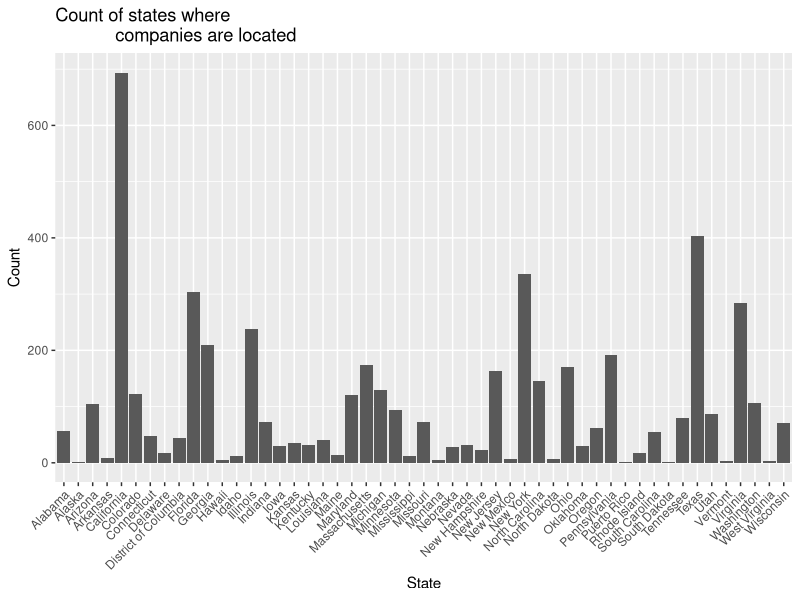
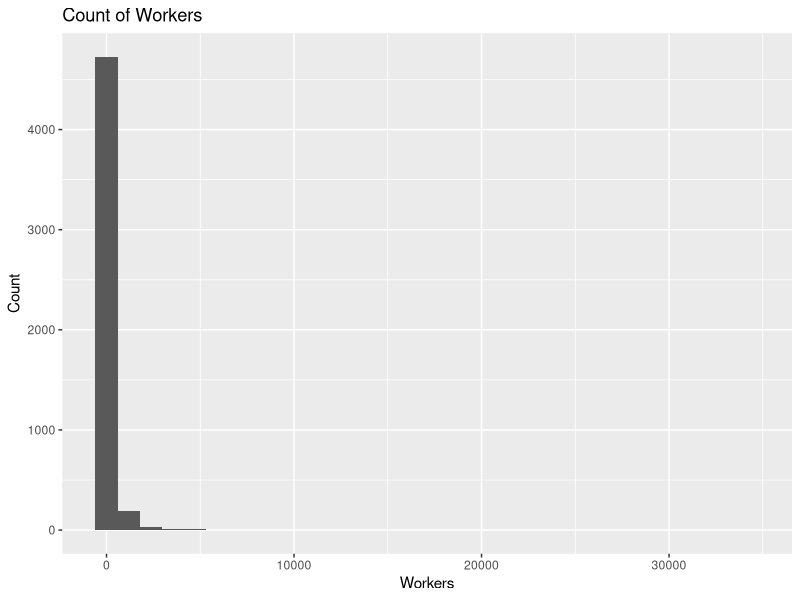
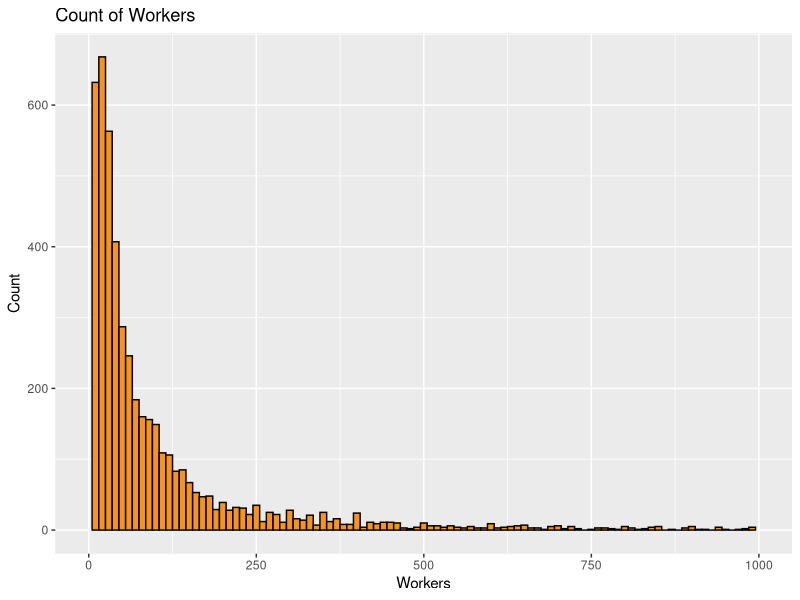
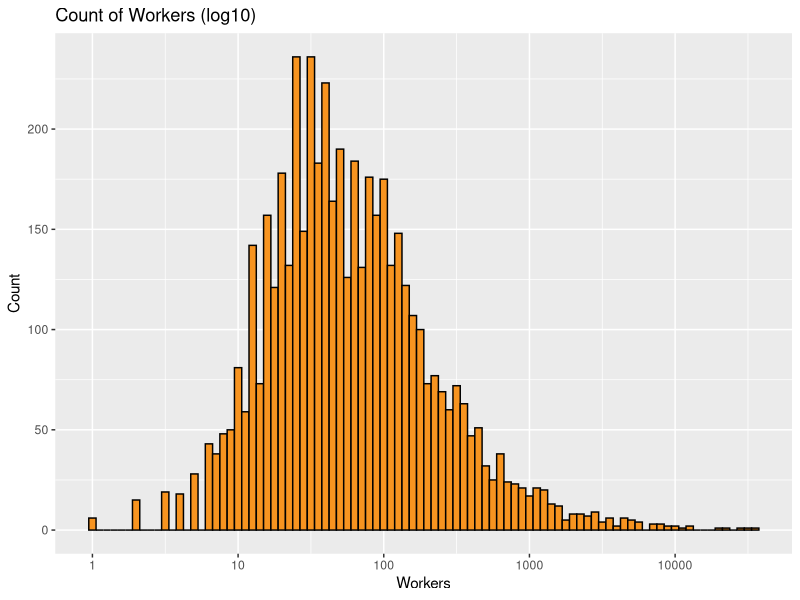
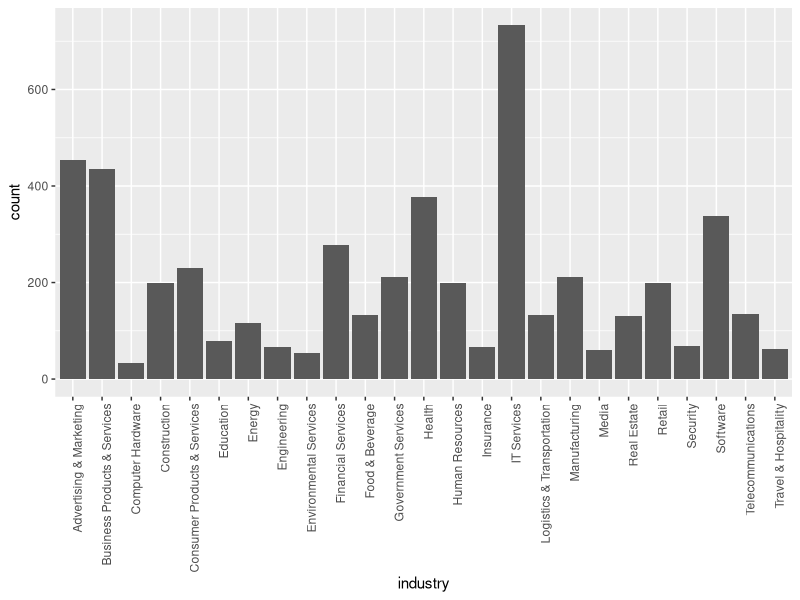
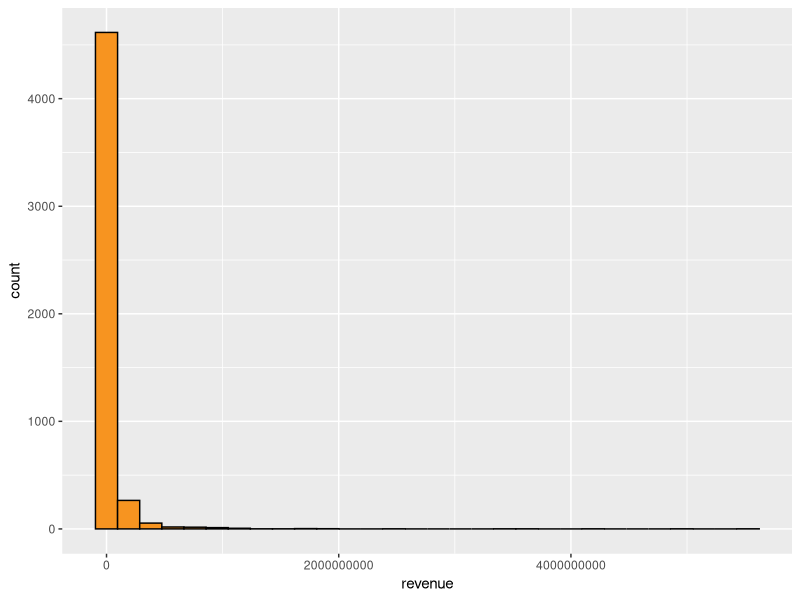
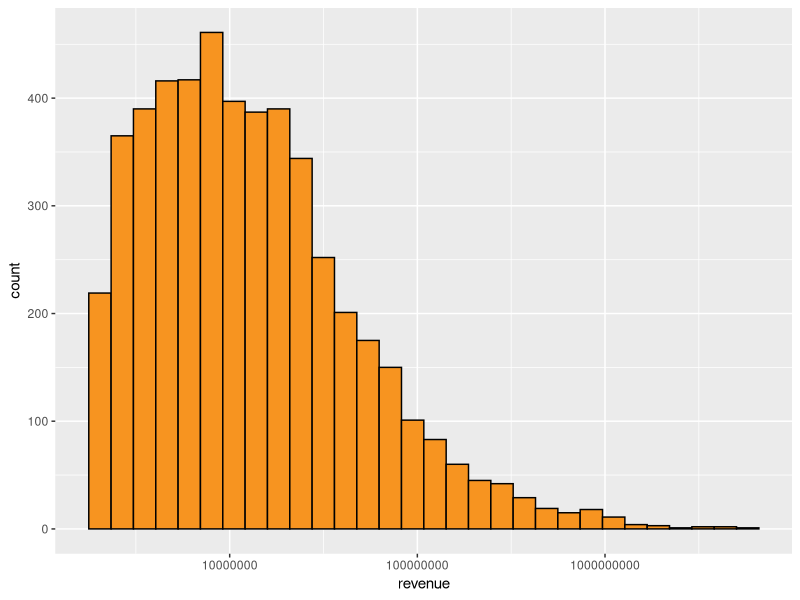
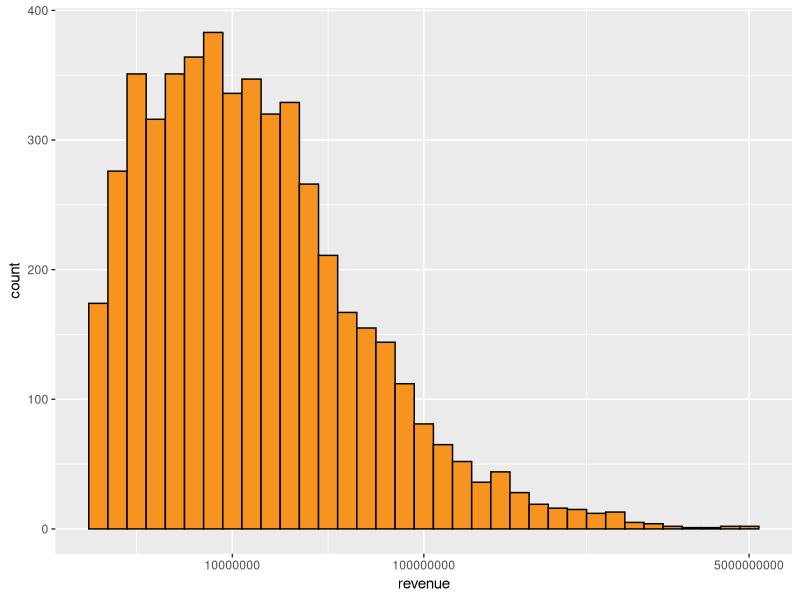

Source code (R) for these figures, in order: (Note: this script raises an error after producing the figures.)
## ---- chunk 1
# Load all of the packages that you end up using
# in your analysis in this code chunk.

# Notice that the parameter "echo" was set to FALSE for this code chunk.
# This prevents the code from displaying in the knitted HTML output.
# You should set echo=FALSE for all code chunks in your file.

library(ggplot2)
library(GGally)
# eliminates scientific notation when printing large numbers
options(scipen=999)
## ---- chunk 2
# Load the Data into "companies"
# See WrangleInc5000.py for python code that cleaned and
# subsetted original CSV before importing to R

getwd()
setwd("/Users/horsepower/Dropbox/Udacity/NanoDA/EDAwithR/Project3/")
companies <- read.csv("Inc5000_Companies_2014_subset.csv")
# Rename the first column with a null variable name to "rowNum"
names(companies)[names(companies) == 'X'] <- 'row_num'
## ---- chunk 3
names(companies)
## ---- chunk 4
dim(companies)
## ---- chunk 5
str(companies)
# Change rank to ordered factor since the variable 
# is categorical and order matters
companies$rank <- as.ordered(companies$rank)
companies$rank <- ordered(companies$rank, levels=rev(levels(companies$rank)))

## ---- chunk 6
levels(companies$state_l)
## ---- chunk 7
levels(companies$state_l)
## ---- chunk 8
summary(companies)
## ---- chunk 9
ggplot(data = companies, aes(x = state_l)) +
    geom_bar() +
    xlab("State") + 
    ylab("Count") +
    # densely packed x axis labels need spacing
    theme(axis.text.x = element_text(angle = 45, 
                                     hjust = 1)) +
    ggtitle("Count of states where 
            companies are located")

## ---- chunk 10
ggplot(data = companies, aes(x = workers)) +
    geom_histogram() +
    xlab("Workers") + 
    ylab("Count") +
    ggtitle("Count of Workers")
## ---- chunk 11
ggplot(data = companies, aes(x = workers)) +
    geom_histogram(binwidth = 10, 
                   color = 'black', fill = '#F79420') +
    # cut out some outliers
    xlim(0, 1000) +
    xlab("Workers") + 
    ylab("Count") +
    ggtitle("Count of Workers")

## ---- chunk 12
ggplot(data = companies, aes(x = workers)) +
    geom_histogram(binwidth = .05,
                   color = 'black', fill = '#F79420') +
    scale_x_log10() +
    xlab("Workers") + 
    ylab("Count") +
    ggtitle("Count of Workers (log10)")

summary(companies$workers)

## ---- chunk 13
ggplot(data = companies, aes(x = industry)) +
    geom_bar() +
    theme(axis.text.x = element_text(angle = 90, 
                                     hjust = 1))
## ---- chunk 14
ggplot(data = companies, aes(x = revenue)) +
    geom_histogram(color = 'black', fill = '#F79420')

ggplot(data = companies, aes(x = revenue)) +
    geom_histogram(color = 'black', fill = '#F79420') +
    scale_x_log10()

range <- range(companies$revenue)

ggplot(data = companies, aes(x = revenue)) +
    geom_histogram(color = 'black', fill = '#F79420', binwidth = 0.1) +
    scale_x_continuous(trans = "log10",  
                       breaks = c(1000000, 10000000, 100000000, 5000000000))
## ---- chunk 15
ggplot(data = companies, aes(x = growth)) +
    geom_histogram(binwidth = 10,
                   color = 'black', fill = '#F79420') +
    scale_x_continuous(limits = c(0, 1000))

message("The long tail skew to the right justifies log10 transformation.")

ggplot(data = companies, aes(x = growth)) +
    geom_histogram(binwidth = 0.05,
                   color = 'black', fill = '#F79420') +
    scale_x_log10()

summary(companies$growth)
## ---- chunk 16
freqp.growth <- ggplot(data = companies, aes(x = growth)) +
    geom_freqpoly() +
    scale_x_log10()

freqp.revenue <- ggplot(data = companies, aes(x = revenue)) +
    geom_freqpoly() +
    scale_x_log10() +
    scale_y_continuous(limits = c(0, 600))

library(gridExtra)

grid.arrange(freqp.growth, freqp.revenue, nrow = 1)

dens.growth <- ggplot(data = companies, aes(x = growth)) +
    geom_density() +
    scale_x_log10()

dens.revenue <- ggplot(data = companies, aes(x = revenue)) +
    geom_density() +
    scale_x_log10() +
    scale_y_continuous(limits = c(0, 1))

grid.arrange(dens.growth, dens.revenue, nrow = 1)


## ---- chunk 17
companies$revenue2013 <- companies$revenue/((companies$growth/100) + 1)
head(companies$revenue2013)

companies$growth_dollar <- companies$revenue - companies$revenue2013
head(companies$growth_dollar)

# renames original columns for clarity
names(companies)[names(companies) == 'revenue'] <- 'revenue2014'
names(companies)[names(companies) == 'growth'] <- 'growth_percentage'
## ---- chunk 18
# Population numbers have commas separating the thousands place. 
# Must convert population to numeric to perform arithmetic 
population <- read.csv("state_population_census.csv", stringsAsFactors=FALSE)
head(population)
## ---- chunk 19
library(dplyr)
state_growth <- companies %>%
    group_by(state_l) %>%
    summarise(state_growth_dollar = sum(growth_dollar)) %>%
    ungroup() %>%
    arrange(state_l)
state_growth <- merge(x = state_growth, 
                      y = subset(population, 
                                 select = c("Geographic_Area", "Est_2014")), 
                      by.x = "state_l", by.y = "Geographic_Area")
names(state_growth)[names(state_growth) == 'Est_2014'] <- 'state_population2014'

state_growth$state_population2014 <- as.numeric(gsub(",", "", 
                                                     state_growth$state_population2014))
state_growth$growth_per_capita <- state_growth$state_growth_dollar/
                                    state_growth$state_population2014
state_growth <- arrange(state_growth, desc(state_growth_dollar))

## ---- chunk 20
names(state_growth)
str(state_growth)
## ---- chunk 21
str(state_growth)
str(companies)
## ---- chunk 22
str(companies)

companies_matrix_subset <- subset(companies, select = c(-row_num, -id, -rank, -company, -url, -state_l, -state_s, -city, -metro))
str(companies_matrix_subset)
library(GGally)
library(ggplot2)
theme_set(theme_minimal(20))

head(companies_matrix_subset)
ggpairs(companies_matrix_subset)
# sample_n(companies_matrix_subset, 1000)
ggpairs(companies_matrix_subset, 
        upper = list(continuous = "density", combo = "dot", discrete = "ratio"),
        lower = list(continuous = "points", combo = "box", discrete = "facetbar")) +
    theme(axis.text.x = element_text(size = 8))
ggpairs(companies_matrix_subset, 
        upper = list(continuous = "cor", combo = "facethist", discrete = "ratio"),
        lower = list(continuous = "smooth", combo = "denstrip", discrete = "facetbar"),
        diag = list(continuous = "bar", discrete = "bar"))

ggpairs(state_growth)
ggpairs(state_growth,
        upper = list(continuous = "cor", combo = "facethist", discrete = "ratio"),
        lower = list(continuous = "smooth", combo = "denstrip", discrete = "facetbar"),
        diag = list(continuous = "bar", discrete = "bar"))
ggpairs(state_growth,
        upper = list(continuous = "density", combo = "dot", discrete = "ratio"),
        lower = list(continuous = "points", combo = "box", discrete = "facetbar"),
        diag = list(continuous = "bar", discrete = "bar"))

## ---- chunk 23

library(scales)
ggplot(data = state_growth, aes(x = state_growth_dollar)) +
    geom_histogram(color = 'black', fill = '#F79420') +
    scale_x_continuous(name = "State Growth Dollars", labels = comma)

ggplot(data = state_growth, aes(x = growth_per_capita)) +
    geom_histogram(color = 'black', fill = '#F79420') +
    scale_x_continuous(name = "State Growth per capita")

state_growth <- arrange(state_growth, desc(growth_per_capita))
## ---- chunk 24
ggplot(data = state_growth, aes(x = state_l, y = growth_per_capita)) +
    geom_bar(stat = "identity", color = 'black', fill = '#F79420') +
    theme(text = element_text(size=14),
          axis.text.x = element_text(angle = 90, hjust = 1)) 

state_growth <- arrange(state_growth, desc(growth_per_capita))

ggplot(data = state_growth, aes(x = factor(state_l, levels = state_l), 
                                y = growth_per_capita)) +
    geom_bar(stat = "identity", color = 'black', fill = '#F79420') +
    xlab("State") + 
    ylab("Fast growth dollars per capita") +
    # densely packed x axis labels need spacing
    theme(text = element_text(size=14),
          axis.text.x = element_text(angle = 90, hjust = 1)) 
    ggtitle("Revenue growth by state, normalized by population")
## ---- chunk 25
ggplot(data = companies, aes(x = revenue2014, y = growth_dollar)) +
    geom_point()

cor.test(companies$revenue2014, companies$growth_dollar)

## ---- chunk 26
ggplot(data = companies, aes(x = revenue2013, y = growth_dollar)) +
    geom_point()
cor.test(companies$revenue2013, companies$growth_dollar)

ggplot(data = companies, aes(x = revenue2013, y = growth_percentage)) +
    geom_point()
## ---- chunk 27
ggplot(data = companies, aes(x = revenue2014, y = growth_percentage)) +
    geom_point()

ggplot(data = companies, aes(x = revenue2014/1000000, y = growth_percentage)) +
    geom_point() +
    scale_x_continuous(limits = c(0, 1300), aes(x = "Revenue (Millions)")) +
    scale_y_continuous(limits = c(0, 15000), aes(y = "Growth (percent)"))

ggplot(data = companies, aes(x = revenue2014/1000000, y = growth_percentage)) +
    geom_jitter(alpha = 1/5) +
    scale_x_continuous(limits = c(0, 500), aes(x = "Revenue (Millions)")) +
    scale_y_continuous(limits = c(0, 5000), aes(y = "Growth (percent)")) + 
    scale_x_log10()

ggplot(data = companies, aes(x = revenue2014/1000000, y = growth_percentage)) +
    geom_jitter(alpha = 1/2) +
    scale_x_continuous(limits = c(0, 100), aes(x = "Revenue (Millions)")) +
    scale_y_continuous(limits = c(0, 1000), aes(y = "Growth (percent)")) + 
    scale_x_log10()

## ---- chunk 28
ggplot(data = companies, aes(x = yrs_on_list, y = revenue2014)) +
    geom_point()

ggplot(data = companies, aes(x = yrs_on_list, y = revenue2014)) +
    geom_jitter(alpha = 1/5) +
    scale_y_continuous(limits = c(0, 500000000))

cor.test(companies$yrs_on_list, companies$revenue2014)
cor.test(companies$yrs_on_list, companies$revenue2013)
## ---- chunk 29
ggplot(data = companies, aes(x = industry, y = growth_dollar)) +
    geom_jitter(alpha = 1/4) +
    scale_y_continuous(limits = c(0, 150000000)) + 
    theme(text = element_text(size=14),
          axis.text.x = element_text(angle = 90, hjust = 1)) 

ggplot(data = companies, aes(x = industry, y = growth_percentage)) +
    geom_jitter(alpha = 1/4) +
    scale_y_continuous(limits = c(0, 7500)) + 
    theme(text = element_text(size=14),
          axis.text.x = element_text(angle = 90, hjust = 1)) 

ggplot(data = companies, aes(x = industry, y = growth_dollar)) +
    geom_boxplot() +
    scale_y_continuous(limits = c(0, 60000000)) + 
    theme(text = element_text(size=14),
          axis.text.x = element_text(angle = 90, hjust = 1)) 

ggplot(data = companies, aes(x = industry, y = growth_percentage)) +
    geom_boxplot() +
    scale_y_continuous(limits = c(0, 1000)) + 
    theme(text = element_text(size=14),
          axis.text.x = element_text(angle = 90, hjust = 1)) 

ggplot(data = companies, aes(x = industry, y = revenue2014)) +
    geom_jitter(alpha = 1/4) +
    scale_y_continuous(limits = c(0, 500000000)) + 
    theme(text = element_text(size=14),
          axis.text.x = element_text(angle = 90, hjust = 1)) 

ggplot(data = companies, aes(x = industry, y = revenue2013)) +
    geom_jitter(alpha = 1/4) +
    scale_y_continuous(limits = c(0, 500000000)) + 
    theme(text = element_text(size=14),
          axis.text.x = element_text(angle = 90, hjust = 1)) 
## ---- chunk 30
ggplot(data = companies, aes(x = workers, y = growth_dollar)) +
    geom_jitter(alpha = 1/3, color = 'steelblue') +
    scale_x_continuous(limits = c(0, 250)) +
    scale_y_continuous(limits = c(0, 50000000)) + 
    theme(text = element_text(size=14),
          axis.text.x = element_text(angle = 90, hjust = 1)) 

ggplot(data = companies, aes(x = workers, y = growth_dollar)) +
    geom_jitter(alpha = 1/3, color = 'steelblue') +
    scale_x_continuous(limits = c(0, 250)) +
    scale_y_continuous(limits = c(0, 50000000)) + 
    geom_line(stat = 'summary', fun.y = median) + 
    theme(text = element_text(size=14),
          axis.text.x = element_text(angle = 90, hjust = 1)) 
str(companies)

cor.test(companies$workers, companies$growth_dollar)

ggplot(data = companies, aes(x = workers, y = growth_percentage)) +
    geom_jitter(alpha = 1/3, color = 'steelblue') +
    scale_x_continuous(limits = c(0, 250)) +
    scale_y_continuous(limits = c(0, 2000)) + 
    theme(text = element_text(size=14),
          axis.text.x = element_text(angle = 90, hjust = 1))

ggplot(data = companies, aes(x = workers, y = growth_percentage)) +
    geom_jitter(alpha = 1/3, color = 'steelblue') +
    scale_x_continuous(limits = c(0, 250)) +
    scale_y_continuous(limits = c(0, 2000)) + 
    geom_line(stat = 'summary', fun.y = median) +
    theme(text = element_text(size=14),
          axis.text.x = element_text(angle = 90, hjust = 1))

cor.test(companies$workers, companies$growth_percentage)

## ---- chunk 31
ggplot(data = companies, aes(x = yrs_on_list, y = growth_dollar)) +
    geom_jitter()

ggplot(data = companies, aes(x = yrs_on_list, y = growth_dollar/1000000)) +
    geom_jitter(alpha = 1/4) +
    scale_y_continuous(limits = c(0, 250))

ggplot(data = companies, aes(x = yrs_on_list, y = growth_percentage)) +
    geom_jitter(alpha = 1/4) +
    scale_y_continuous(limits = c(0, 1000))

## ---- chunk 32

ggplot(data = companies, aes(x = revenue2014, y = growth_dollar)) +
    geom_jitter() +
    geom_rug() 

ggplot(data = companies, aes(x = revenue2014/1000000, y = growth_dollar/1000000)) +
    geom_jitter(alpha = 1/3, color = 'steelblue') +
    geom_rug() +
    scale_x_continuous(limits = c(0, 500)) +
    scale_y_continuous(limits = c(0, 400))

ggplot(data = companies, aes(x = revenue2014/1000000, y = growth_dollar/1000000)) +
    geom_jitter(alpha = 1/3, color = 'steelblue') +
    geom_rug() +
    scale_x_continuous(limits = c(0, 100)) +
    scale_y_continuous(limits = c(0, 100))

ggplot(data = companies, aes(x = revenue2014, y = growth_dollar)) +
    geom_bin2d()

ggplot(data = companies, aes(x = revenue2014, y = growth_dollar)) +
    geom_density2d()

ggplot(data = companies, aes(x = revenue2014, y = growth_dollar)) +
    geom_step()
ggplot(data = companies, aes(x = revenue2014, y = growth_dollar)) +
    geom_step(stat = 'summary', fun.y = median)

## ---- chunk 33
ggplot(data = state_growth, aes(x = state_population2014, 
                                y = state_growth_dollar)) +
    geom_point()

ggplot(data = state_growth, aes(x = state_population2014, 
                                y = state_growth_dollar)) +
    geom_point() +
    scale_x_continuous(limits = c(0, 10000000)) +
    scale_y_continuous(limits = c(0, 5000000000))

cor.test(state_growth$state_population2014, 
         state_growth$state_growth_dollar)
## ---- chunk 34
ggplot(data = state_growth, aes(x = state_population2014, 
                                y = growth_per_capita)) +
    geom_point()

ggplot(data = state_growth, aes(x = state_population2014, 
                                y = growth_per_capita)) +
    geom_point() +
    scale_x_continuous(limits = c(0, 30000000)) +
    scale_y_continuous(limits = c(0, 700))

cor.test(state_growth$state_population2014, 
         state_growth$growth_per_capita)
## ---- chunk 35
ggplot(data = companies, aes(x = industry, y = yrs_on_list)) +
    geom_boxplot() + 
    theme(text = element_text(size=14),
          axis.text.x = element_text(angle = 90, hjust = 1)) 

ggplot(data = companies, aes(x = industry, y = yrs_on_list)) +
    geom_boxplot() +
    scale_y_continuous(limits = c(0, 8)) + 
    theme(text = element_text(size=14),
          axis.text.x = element_text(angle = 90, hjust = 1)) 

ggplot(data = companies, aes(x = industry, y = yrs_on_list)) +
    geom_violin() +
    scale_y_continuous(limits = c(0, 8)) + 
    theme(text = element_text(size=14),
          axis.text.x = element_text(angle = 90, hjust = 1)) 
## ---- chunk 36

## ---- chunk 37
ggplot(data = subset(companies, )) 


## ---- chunk 38

## ---- chunk 39

## ---- chunk 40

